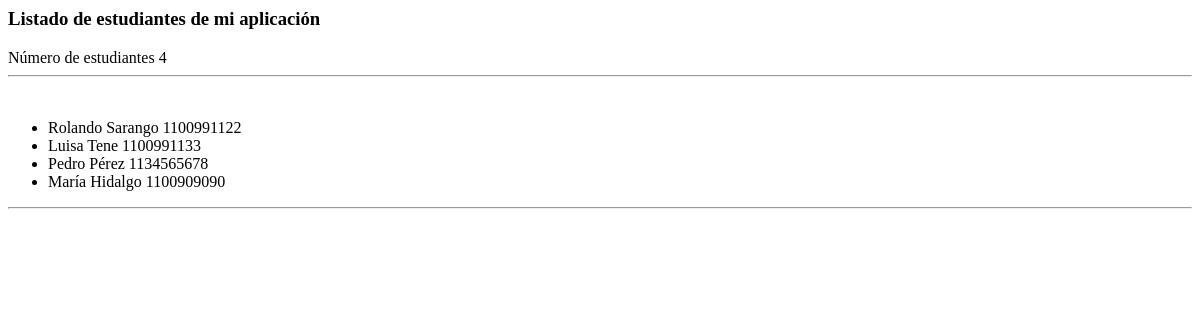
The app's page /administrativo/listado-estudiantes, older data.
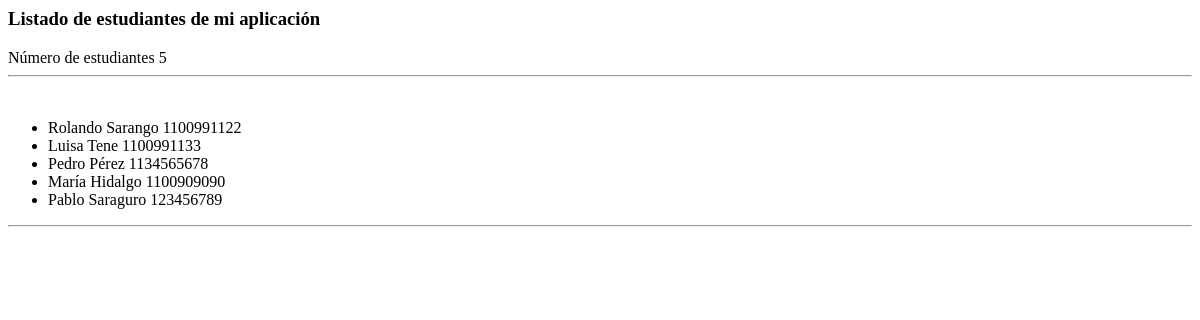
The same page, newer data.
### administrativo/models.py (models this page shows)
class Estudiante(models.Model):
    nombre = models.CharField(max_length=30)
    apellido = models.CharField(max_length=30)
    cedula = models.CharField(max_length=30, unique=True)
    def __str__(self):
        return "%s %s %s" % (self.nombre,
                self.apellido,
                self.cedula)

### administrativo/views.py (the view)
# urls.py: path('listado-estudiantes', views.listadoEstudiantes,
def listadoEstudiantes(request):
    estudiantes = Estudiante.objects.all()
    titulo = "Listado de estudiantes de mi aplicación"
    informacion_template = {'estudiantes': estudiantes,
    'numero_estudiantes': len(estudiantes), 'mititulo': titulo}
    return render(request, 'listadoEstudiantes.html', informacion_template)

### administrativo/templates/listadoEstudiantes.html (shortened to what this page needs)
<h3>{{ mititulo }}</h3>
Número de estudiantes {{ numero_estudiantes }}
<hr>
<ul>
{% for e in estudiantes %}
  <li>{{e}}</li>
{% endfor %}
</ul>
<hr>

Row changes from the older to the newer data that the page shows:
added Estudiante: nombre+apellido+cedula "Pablo Saraguro 123456789"
Text that changed along with them:
{{ numero_estudiantes }}: "4" → "5"
